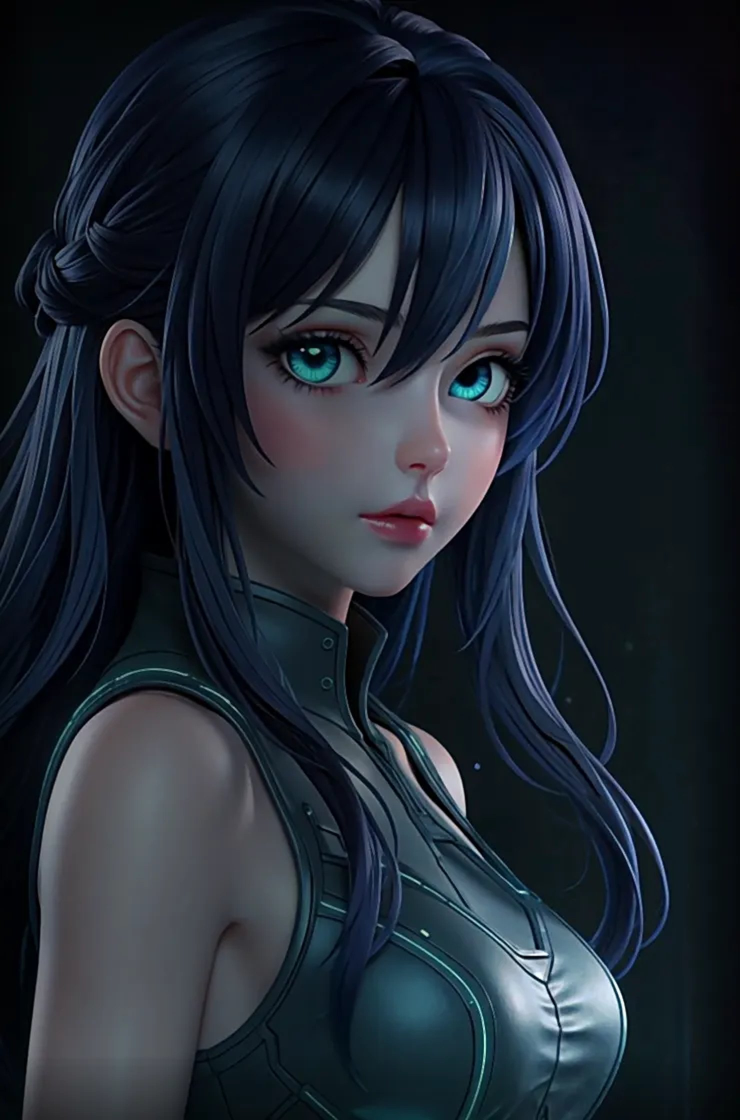
#> input picture src/assets/images/main_bg_muse.jpg, 1480 x 2240 px (shown at 1/2 size)
$ python build_home_backdrop_ambient.py
#> lines starting #> are read from the running program, lines starting #| are printed output that depends on the picture
"""生成主界面底衬的**全屏氛围底图**（`main_bg_muse_ambient.jpg`）。

## 为什么要单独一张（而不是把立绘拉大铺满）

用户要的是「背景全覆盖」，但直接把 740×1120 的立绘 cover 铺进 1600×900
会有两个问题：

1. **放大 2.2×** —— 画面糊到只剩色块，细节全丢；
2. **出现「两个少女」** —— 铺满版的大脸和舞台里的清晰版同时可见，
   视线打架，是典型的 AI slop。

所以分两层各司其职：

- **本文件产出的氛围底图**：少女重度模糊（高斯半径 70）后的**柔光**，
  叠在深空径向渐变上 —— 铺满 100% 窗口，提供「全覆盖的科技底色」，
  但**认不出脸**（模糊到只剩轮廓光），不与舞台里的清晰立绘抢焦点；
- **动画立绘**（`main_bg_muse_anim.webp`）：照旧锚在右缘舞台，清晰可见。

## 风格来源：dsh-boot-animation

启动动画的配色（见 `lib/modules/boot/splash_palette.dart` 的
`SplashPalette.deepSpace`）就是本文件的取色依据：

- 深空底 `#0A1428`（中心）→ `#04060C`（外缘）径向渐变
- 暗角 32% 黑（`vignette: 0x52000000`，别再回到 0xCC —— 会把右下角
  压成死黑块，splash_palette.dart 里有这段事故记录）

## 用法

    python tools/build_home_backdrop_ambient.py

产物写入 `src/assets/images/main_bg_muse_ambient.jpg`。
"""

from __future__ import annotations

import sys
from pathlib import Path

import numpy as np
from PIL import Image, ImageFilter

SRC_ROOT = Path(__file__).resolve().parent.parent / "src"
GIRL_SRC = SRC_ROOT / "assets" / "images" / "main_bg_muse.jpg"
OUT = SRC_ROOT / "assets" / "images" / "main_bg_muse_ambient.jpg"

# ---- 画布 ----
W, H = 1600, 900

# ---- 深空径向渐变（取自 SplashPalette.deepSpace）----
# 中心放在少女所在的右偏上位置，让「光从人物身上散出来」。
# 半径放到 1.6 而不是 splash 的紧凑值 —— 渐变要**横跨整个窗口**，
# 否则左三分之一会退化成纯 #04060C（实测亮度 7.5，等于「左边没内容」）。
CENTER_X = 0.68
CENTER_Y = 0.42
RADIUS_SCALE = 1.6
TOP_RGB = (0x0A, 0x14, 0x28)      # #0A1428
BOTTOM_RGB = (0x04, 0x06, 0x0C)   # #04060C

# ---- 少女柔光 ----
# 与 Dart 侧 `_kHeightRatio = 1.1` / `_kArtAnchorX = 0.52` 同几何：
# 1600×900 窗口下画幅 654×990，脸中心落在舞台中心 x≈1485。
GIRL_HEIGHT_RATIO = 1.1
GIRL_ANCHOR_X = 0.52
STAGE_HALF = 102.5   # 1600 窗口下 backdropStageWidth ≈ 205 的一半
FACE_X = W - STAGE_HALF - 12
BLUR_RADIUS = 70
GIRL_GAIN = 0.62      # 柔光叠加强度（加法）

# 大范围柔光：半径 70 的光晕只铺开约 140px，左三分之一仍然全黑。
# 再叠一层半径 260 的广域光晕，让人物的青光**横跨整个窗口** ——
# 这是「全覆盖」能不能成立的关键：左边要看到光，只是弱，不是没有。
WIDE_BLUR_RADIUS = 260
WIDE_GIRL_GAIN = 0.34

# 低频星云噪声：给纯渐变加上「有内容的起伏」。
#
# 启动动画之所以满屏都有东西看，靠的不只是渐变，还有星尘/扫描线这类
# 细结构。这里用低频噪声（20×12 上采样）而不是规则扫描线 —— 规则线
# 在 cover 缩放时会出摩尔纹，低频噪声不会，且更接近深空的呼吸感。
NEBULA_GRID = (20, 12)
NEBULA_GAIN = 7.0
NEBULA_SEED = 20260930

# ---- 暗角 ----
VIGNETTE_START = 0.70
VIGNETTE_STRENGTH = 0.32


def build_base() -> np.ndarray:
    """深空径向渐变底。"""
    yy, xx = np.mgrid[0:H, 0:W].astype(np.float32)
    cx, cy = W * CENTER_X, H * CENTER_Y
    rx, ry = W * RADIUS_SCALE, H * RADIUS_SCALE
    d = np.sqrt(((xx - cx) / rx) ** 2 + ((yy - cy) / ry) ** 2)
    t = np.clip(d, 0.0, 1.0)[..., None]
    top = np.array(TOP_RGB, np.float32)
    bottom = np.array(BOTTOM_RGB, np.float32)
    return top * (1 - t) + bottom * t


def build_girl_glow(radius: int) -> np.ndarray:
    """少女的模糊柔光层（radius 决定铺开范围）。"""
    girl = Image.open(GIRL_SRC).convert("RGB")
    gh = H * GIRL_HEIGHT_RATIO
    gw = gh * (girl.width / girl.height)
    girl = girl.resize((int(round(gw)), int(round(gh))), Image.LANCZOS)

    # 画幅左上角：让素材的 _kArtAnchorX 处（脸）落在 FACE_X
    left = int(round(FACE_X - gw * GIRL_ANCHOR_X))
    top = int(round(H * 0.45 - gh / 2))
    canvas = Image.new("RGB", (W, H), (0, 0, 0))
    # 负偏移/超出画布的部分由 paste 自动裁掉，正是我们要的出血效果
    canvas.paste(girl, (left, top))
    canvas = canvas.filter(ImageFilter.GaussianBlur(radius))
    return np.asarray(canvas, np.float32)


def build_nebula() -> np.ndarray:
    """低频噪声起伏：让暗部也有可辨的结构，不退化成一块死板的渐变。"""
    rng = np.random.default_rng(NEBULA_SEED)
    low = rng.normal(0.0, 1.0, (NEBULA_GRID[1], NEBULA_GRID[0])).astype(np.float32)
    # 双三次上采样 → 平滑的大块起伏（不是像素噪点）
    norm = (low - low.min()) / (np.ptp(low) + 1e-6)
    img = Image.fromarray((norm * 255).astype(np.uint8), "L")
    img = img.resize((W, H), Image.BICUBIC)
    field = np.asarray(img, np.float32) / 255.0
    # 中心化后按「离人物越远越弱」衰减，避免左缘出现与主体无关的亮斑
    return (field - 0.5)[..., None] * NEBULA_GAIN


def build_vignette() -> np.ndarray:
    """四周暗角：中心亮、边角压暗，压住边缘让主体更聚焦。"""
    yy, xx = np.mgrid[0:H, 0:W].astype(np.float32)
    cx, cy = W * CENTER_X, H * CENTER_Y
    d = np.sqrt(((xx - cx) / (W * 0.72)) ** 2 + ((yy - cy) / (H * 0.72)) ** 2)
    d = np.clip((d - VIGNETTE_START) / max(1e-6, 1 - VIGNETTE_START), 0.0, 1.0)
    return (1 - VIGNETTE_STRENGTH * d)[..., None]


def main() -> int:
    if not GIRL_SRC.exists():
        print(f"[x] 找不到立绘源图：{GIRL_SRC}")
        return 1

    base = build_base()
    out = base
    out = out + WIDE_GIRL_GAIN * build_girl_glow(WIDE_BLUR_RADIUS)
#> in build_girl_glow, girl is the input picture: PIL image 1480x2240 RGB; mean R, G, B 31, 38.9, 48.8
#> in build_girl_glow, `canvas = Image.new("RGB", (W, H), (0, 0, 0))`: canvas: PIL image 1600x900 RGB; every value is 0
    out = out + GIRL_GAIN * build_girl_glow(BLUR_RADIUS)
#> call 2 of build_girl_glow, with radius = 70
#> in build_girl_glow (call 2), `return np.asarray(canvas, np.float32)`:
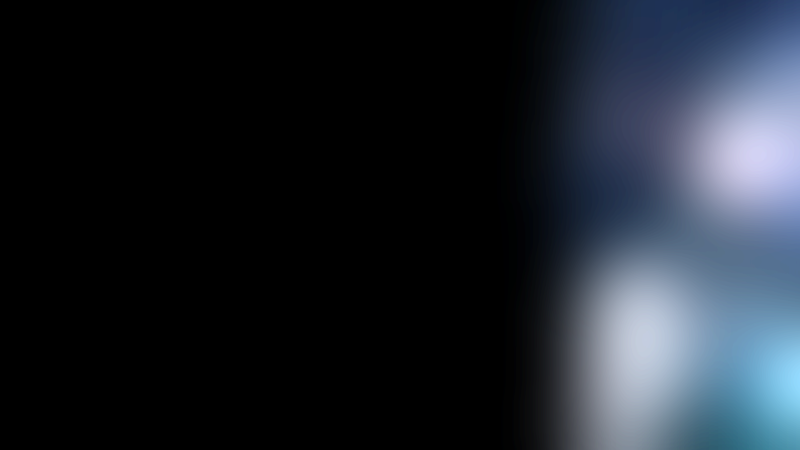
#> returned value: shape (900, 1600, 3) float32 (shown at 1/2 size); mean of channels 0, 1, 2 10.6, 12.7, 15.6; drawn with min black and max white
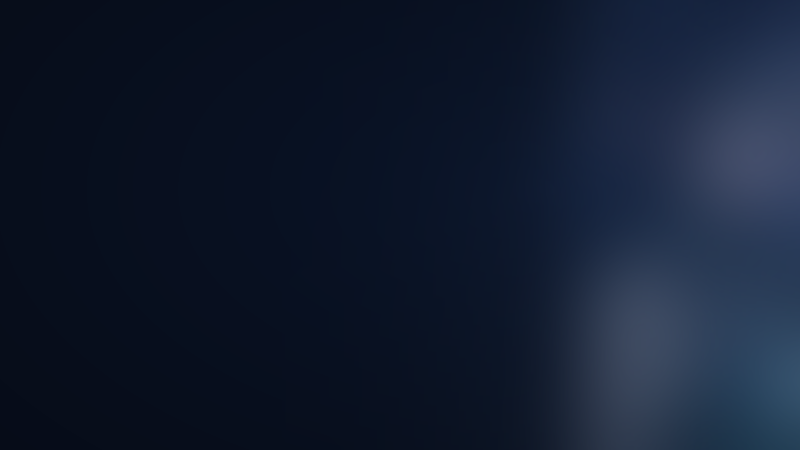
#> out: shape (900, 1600, 3) float32 (shown at 1/2 size); mean of channels 0, 1, 2 18.4, 28.3, 47.5; drawn as R, G, B
    out = out + build_nebula()
#> in build_nebula, `img = img.resize((W, H), Image.BICUBIC)`:
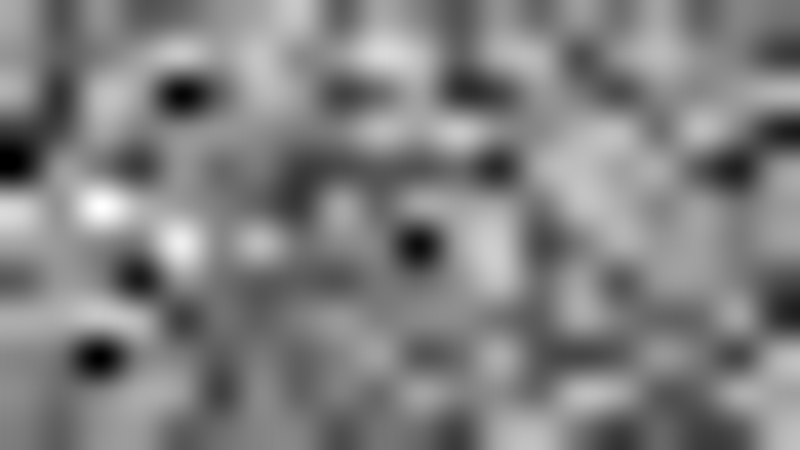
#> img: PIL image 1600x900 L (shown at 1/2 size); min 0, max 254, mean 128.1
    out *= build_vignette()
    out = np.clip(out, 0, 255).astype(np.uint8)

    img = Image.fromarray(out, "RGB")
    OUT.parent.mkdir(parents=True, exist_ok=True)
    img.save(OUT, "JPEG", quality=82, optimize=True)

    arr = np.asarray(img, np.float32)
    lum = arr @ np.array([0.2126, 0.7152, 0.0722], np.float32)
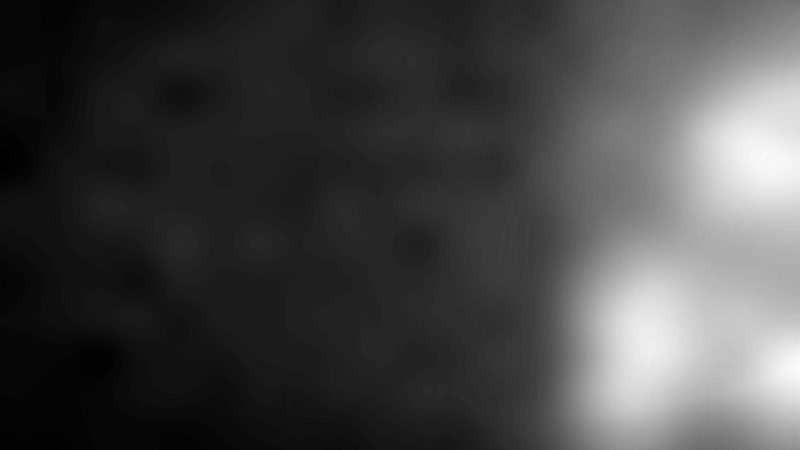
#> lum: shape (900, 1600) float32 (shown at 1/2 size); min 6.66, max 78.14, mean 26.3; drawn with min black and max white
    print(f"[√] 已生成 {OUT}  ({OUT.stat().st_size / 1024:.0f} KB, {W}×{H})")
    print(f"    亮度 均值 {lum.mean():.1f}  最大 {lum.max():.0f}  最小 {lum.min():.0f}")
#|     亮度 均值 26.3  最大 78  最小 7
    # 左右两侧都要「有内容」——这是用户要的全覆盖，左缘不能退化成纯底色
    left = lum[:, : W // 3]
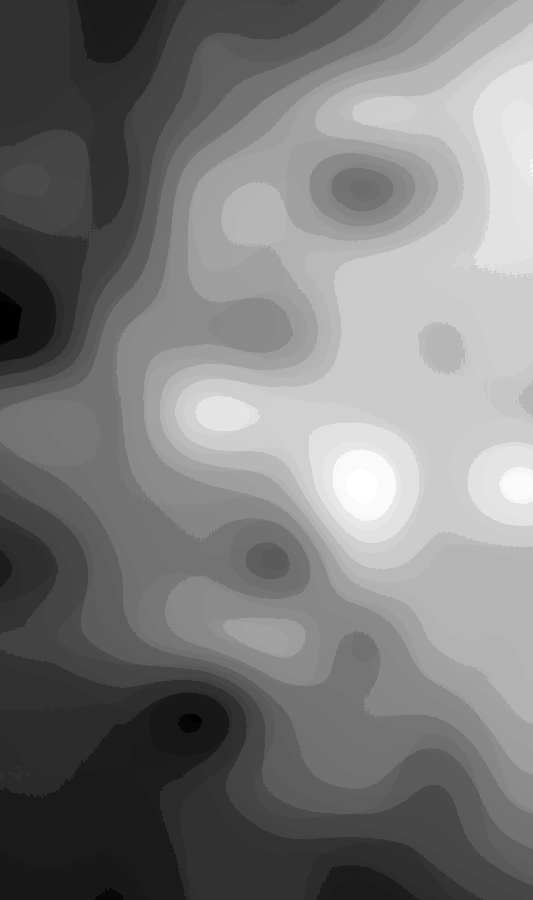
#> left: shape (900, 533) float32; min 6.66, max 17.67, mean 11.98; drawn with min black and max white
    mid = lum[:, W // 3 : 2 * W // 3]
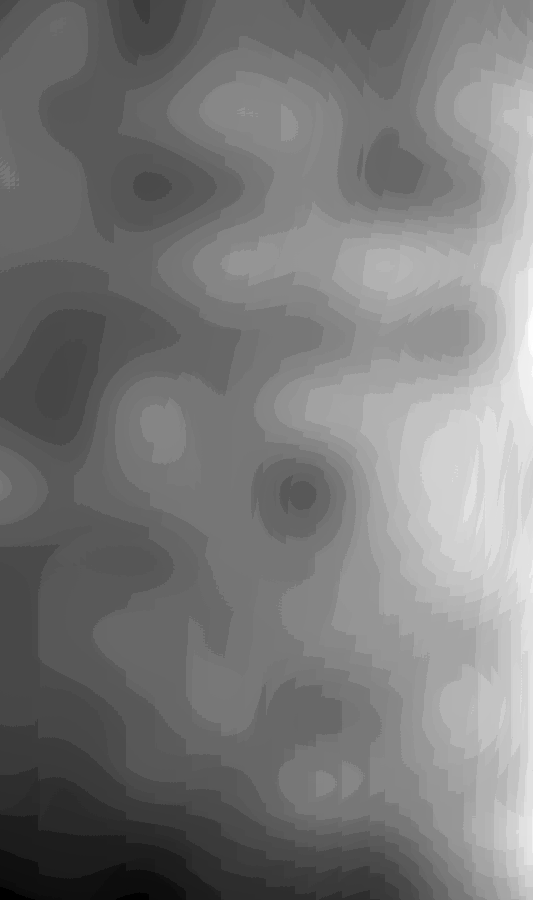
#> mid: shape (900, 533) float32; min 9.73, max 26.25, mean 17.6; drawn with min black and max white
    right = lum[:, 2 * W // 3 :]
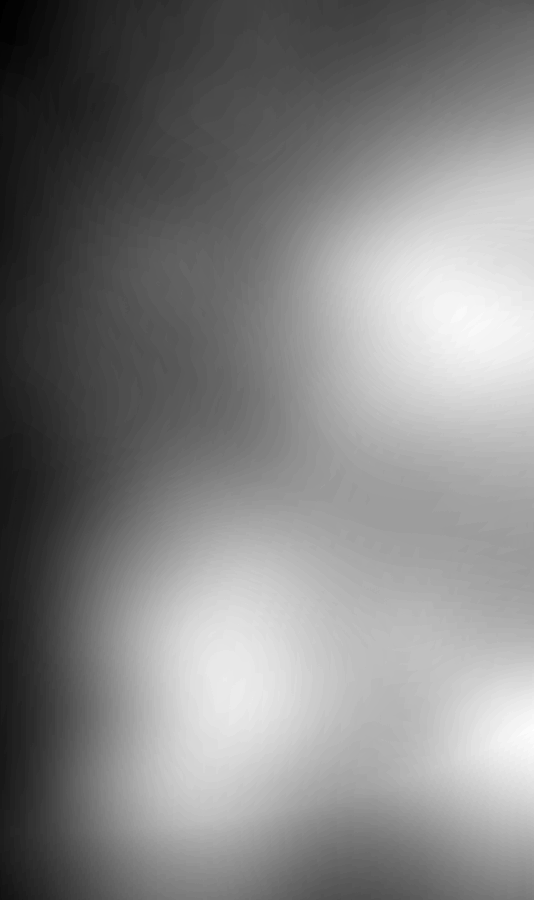
#> right: shape (900, 534) float32; min 18.6, max 78.14, mean 49.2; drawn with min black and max white
    print(f"    分区亮度  左 {left.mean():.1f}(±{left.std():.1f}) / "
          f"中 {mid.mean():.1f}(±{mid.std():.1f}) / "
          f"右 {right.mean():.1f}(±{right.std():.1f})")
#|     分区亮度  左 12.0(±2.7) / 中 17.6(±2.9) / 右 49.2(±14.5)
    # 「全覆盖」判据：左缘既不能是死黑（<8），也不能是一块没有起伏的
    # 纯色板（std < 1.5）—— 两者在视觉上都等于「那边没有背景」。
    if left.mean() < 8 or left.std() < 1.5:
        print("    [!] 左缘仍像纯底色，需加大 WIDE_GIRL_GAIN / NEBULA_GAIN")
    r, g, b = arr[..., 0].mean(), arr[..., 1].mean(), arr[..., 2].mean()
#> r = 17.39; g = 26.98; b = 45.35
    print(f"    色偏 R {r:.1f} / G {g:.1f} / B {b:.1f}"
          f"  （B > G > R = 蓝青主导的科技感）")
#|     色偏 R 17.4 / G 27.0 / B 45.3  （B > G > R = 蓝青主导的科技感）
    return 0


if __name__ == "__main__":
    sys.exit(main())
#> (the program exits here)
